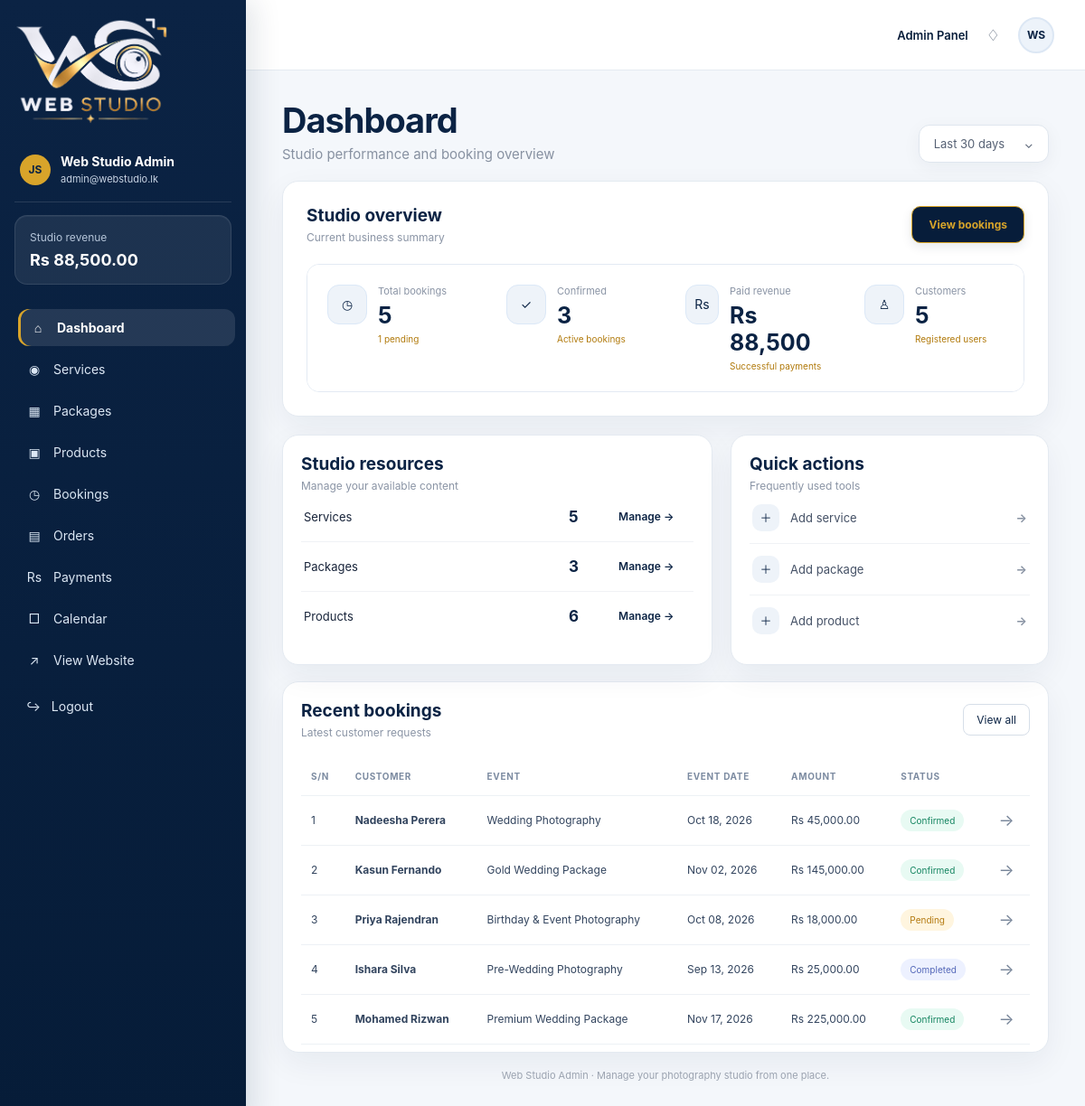
The page /admin/index.php (signed in) on the database its author committed.
### tables this page shows
CREATE TABLE IF NOT EXISTS bookings (
 id INT AUTO_INCREMENT PRIMARY KEY,
 user_id INT DEFAULT NULL,
 name VARCHAR(120) NOT NULL,
 phone VARCHAR(40) NOT NULL,
 email VARCHAR(150),
 event_type VARCHAR(120),
 service_id INT DEFAULT NULL,
 package_id INT DEFAULT NULL,
 event_date DATE,
 start_time TIME DEFAULT NULL,
 end_time TIME DEFAULT NULL,
 location VARCHAR(255) DEFAULT NULL,
 message TEXT,
 status ENUM('pending','confirmed','completed','cancelled') NOT NULL DEFAULT 'pending',
 total_amount DECIMAL(10,2) NOT NULL DEFAULT 0,
 created_at TIMESTAMP DEFAULT CURRENT_TIMESTAMP,
 updated_at TIMESTAMP DEFAULT CURRENT_TIMESTAMP ON UPDATE CURRENT_TIMESTAMP,
 FOREIGN KEY (user_id) REFERENCES users(id) ON DELETE SET NULL,
 FOREIGN KEY (service_id) REFERENCES services(id) ON DELETE SET NULL,
 FOREIGN KEY (package_id) REFERENCES packages(id) ON DELETE SET NULL,
 INDEX idx_bookings_date (event_date),
 INDEX idx_bookings_user (user_id),
 INDEX idx_bookings_status (status)
);

### admin/index.php (the view, shortened to what this page needs)
<?php
require_once '../includes/config.php';
function scalar($conn, $sql)
{
    $result = mysqli_query($conn, $sql);
    $row = mysqli_fetch_row($result);
    return $row ? $row[0] : 0;
}
$customers = scalar(
    $conn,
    "SELECT COUNT(*) FROM users"
);
$services = scalar(
    $conn,
    "SELECT COUNT(*) FROM services WHERE status='active'"
);
$packages = scalar(
    $conn,
    "SELECT COUNT(*) FROM packages WHERE status='active'"
);
$products = scalar(
    $conn,
    "SELECT COUNT(*) FROM products"
);
$bookings = scalar(
    $conn,
    "SELECT COUNT(*) FROM bookings"
);
$pending = scalar(
    $conn,
    "SELECT COUNT(*) FROM bookings WHERE status='pending'"
);
$confirmed = scalar(
    $conn,
    "SELECT COUNT(*) FROM bookings WHERE status='confirmed'"
);
$revenue = scalar(
    $conn,
    "SELECT COALESCE(SUM(amount),0) FROM payments WHERE status='paid'"
);
$recent = mysqli_query(
    $conn,
    "
    SELECT
        b.id,
        b.name,
        b.event_type,
        b.event_date,
        b.total_amount,
        b.status,
        b.created_at
    FROM bookings b
    ORDER BY b.created_at DESC
    LIMIT 8
    "
);
?>
<!doctype html>
<html lang="en">
<head>
    <link
        rel="stylesheet"
        href="assets/admin.css"
    >
</head>
<body class="admin-body">
<div class="app-shell">
    <aside class="sidebar">
        <div class="brand-box">
            <img
                src="../assets/images/logo-light.png"
                alt="Web Studio"
            >
        </div>
        <div class="profile-mini">
            <div class="avatar">
                JS
            </div>
            <div>
                <strong>
                    <?= htmlspecialchars($_SESSION['admin']['name'] ?? 'Admin') ?>
                </strong>
                <small>
                    <?= htmlspecialchars($_SESSION['admin']['email'] ?? 'Administrator') ?>
                </small>
            </div>
        </div>
        <div class="side-balance">
            <span>
                Studio revenue
            </span>
            <strong>
                Rs <?= number_format((float)$revenue, 2) ?>
            </strong>
        </div>
        <nav>
            <a
                class="active"
                href="index.php"
            >
                <span>⌂</span>
                Dashboard
            </a>
            <a href="services.php">
                <span>◉</span>
                Services
            </a>
            <a href="packages.php">
                <span>▦</span>
                Packages
            </a>
            <a href="products.php">
                <span>▣</span>
                Products
            </a>
            <a href="bookings.php">
                <span>◷</span>
                Bookings
            </a>
            <a href="orders.php">
                <span>▤</span> Orders
            </a>
            <a href="payments.php">
                <span>Rs</span>
                Payments
            </a>
            <a href="calendar.php">
                <span>□</span>
                Calendar
            </a>
            <a
                href="../index.php"
                target="_blank"
            >
                <span>↗</span>
                View Website
            </a>
        </nav>
        <a
            class="logout-link"
            href="logout.php"
        >
            ↪ &nbsp; Logout
        </a>
    </aside>
    <main class="dashboard-main">
        <header class="topbar">
            <div class="top-actions">
                <span>
                    Admin Panel
                </span>
                <span class="bell">
                    ♢
                </span>
                <span class="top-avatar">
                    WS
                </span>
            </div>
        </header>
        <section class="content">
            <div class="page-heading">
                <div>
                    <h1>
                        Dashboard
                    </h1>
                    <p>
                        Studio performance and booking overview
                    </p>
                </div>
                <div class="date-pill">
                    Last 30 days
                    <span>⌄</span>
                </div>
            </div>
            <div class="overview-card">
                <div class="overview-title">
                    <div>
                        <h2>
                            Studio overview
                        </h2>
                        <p>
                            Current business summary
                        </p>
                    </div>
                    <a
                        class="gold-btn"
                        href="bookings.php"
                    >
                        View bookings
                    </a>
                </div>
                <div class="stats-grid">
                    <div class="stat">
                        <span class="stat-icon">
                            ◷
                        </span>
                        <div>
                            <small>
                                Total bookings
                            </small>
                            <strong>
                                <?= $bookings ?>
                            </strong>
                            <em>
                                <?= $pending ?> pending
                            </em>
                        </div>
                    </div>
                    <div class="stat">
                        <span class="stat-icon">
                            ✓
                        </span>
                        <div>
                            <small>
                                Confirmed
                            </small>
                            <strong>
                                <?= $confirmed ?>
                            </strong>
                            <em>
                                Active bookings
                            </em>
                        </div>
                    </div>
                    <div class="stat">
                        <span class="stat-icon">
                            Rs
                        </span>
                        <div>
                            <small>
                                Paid revenue
                            </small>
                            <strong>
                                Rs <?= number_format((float)$revenue, 0) ?>
                            </strong>
                            <em>
                                Successful payments
                            </em>
                        </div>
                    </div>
                    <div class="stat">
                        <span class="stat-icon">
                            ♙
                        </span>
                        <div>
                            <small>
                                Customers
                            </small>
                            <strong>
                                <?= $customers ?>
                            </strong>
                            <em>
                                Registered users
                            </em>
                        </div>
                    </div>
                </div>
            </div>
            <div class="two-column">
                <section class="panel service-panel">
                    <div class="panel-head">
                        <div>
                            <h2>
                                Studio resources
                            </h2>
                            <p>
                                Manage your available content
                            </p>
                        </div>
                    </div>
                    <div class="resource-row">
                        <span>
                            Services
                        </span>
                        <strong>
                            <?= $services ?>
                        </strong>
                        <a href="services.php">
                            Manage →
                        </a>
                    </div>
                    <div class="resource-row">
                        <span>
                            Packages
                        </span>
                        <strong>
                            <?= $packages ?>
                        </strong>
                        <a href="packages.php">
                            Manage →
                        </a>
                    </div>
                    <div class="resource-row">
                        <span>
                            Products
                        </span>
                        <strong>
                            <?= $products ?>
                        </strong>
                        <a href="products.php">
                            Manage →
                        </a>
                    </div>
                </section>
                <section class="panel quick-panel">
                    <div class="panel-head">
                        <div>
                            <h2>
                                Quick actions
                            </h2>
                            <p>
                                Frequently used tools
                            </p>
                        </div>
                    </div>
                    <a
                        class="quick-action"
                        href="services.php"
                    >
                        <span>＋</span>
                        Add service
                        <b>→</b>
                    </a>
                    <a
                        class="quick-action"
                        href="packages.php"
                    >
                        <span>＋</span>
                        Add package
                        <b>→</b>
                    </a>
                    <a
                        class="quick-action"
                        href="products.php"
                    >
                        <span>＋</span>
                        Add product
                        <b>→</b>
                    </a>
                </section>
            </div>
            <section class="panel bookings-panel">
                <div class="panel-head">
                    <div>
                        <h2>
                            Recent bookings
                        </h2>
                        <p>
                            Latest customer requests
                        </p>
                    </div>
                    <a
                        class="outline-btn"
                        href="bookings.php"
                    >
                        View all
                    </a>
                </div>
                <div class="table-wrap">
                    <table>
                        <thead>
                            <tr>
                                <th>
                                    S/N
                                </th>
                                <th>
                                    Customer
                                </th>
                                <th>
                                    Event
                                </th>
                                <th>
                                    Event date
                                </th>
                                <th>
                                    Amount
                                </th>
                                <th>
                                    Status
                                </th>
                                <th>
                                </th>
                            </tr>
                        </thead>
                        <tbody>
                        <?php if ($recent && mysqli_num_rows($recent)): ?>
                            <?php
                            $i = 1;
                            while ($row = mysqli_fetch_assoc($recent)):
                            ?>
                                <tr>
                                    <td>
                                        <?= $i++ ?>
                                    </td>
                                    <td>
                                        <strong>
                                            <?= htmlspecialchars($row['name']) ?>
                                        </strong>
                                    </td>
                                    <td>
                                        <?= htmlspecialchars(
                                            $row['event_type'] ?: 'Photography'
                                        ) ?>
                                    </td>
                                    <td>
                                        <?= $row['event_date']
                                            ? date(
                                                'M d, Y',
                                                strtotime($row['event_date'])
                                            )
                                            : '—'
                                        ?>
                                    </td>
                                    <td>
                                        Rs
                                        <?= number_format(
                                            (float)$row['total_amount'],
                                            2
                                        ) ?>
                                    </td>
                                    <td>
                                        <span
                                            class="status <?= htmlspecialchars($row['status']) ?>"
                                        >
                                            <?= ucfirst($row['status']) ?>
                                        </span>
                                    </td>
                                    <td class="arrow">
                                        →
                                    </td>
                                </tr>
                            <?php endwhile; ?>
                        <?php endif; ?>
                        </tbody>
                    </table>
                </div>
            </section>
            <div class="footer-note">
                Web Studio Admin ·
                Manage your photography studio from one place.
            </div>
        </section>
    </main>
</div>
</body>
</html>

### rows shown on the page
bookings: name "Nadeesha Perera", event_type "Wedding Photography", event_date "Oct 18, 2026", total_amount "45,000.00", status "Confirmed"
bookings: name "Kasun Fernando", event_type "Gold Wedding Package", event_date "Nov 02, 2026", total_amount "145,000.00", status "Confirmed"
bookings: name "Priya Rajendran", event_type "Birthday & Event Photography", event_date "Oct 08, 2026", total_amount "18,000.00", status "Pending"
bookings: name "Ishara Silva", event_type "Pre-Wedding Photography", event_date "Sep 13, 2026", total_amount "25,000.00", status "Completed"
bookings: name "Mohamed Rizwan", event_type "Premium Wedding Package", event_date "Nov 17, 2026", total_amount "225,000.00", status "Confirmed"

### other values the page prints
$_SESSION['admin']['name'] "Web Studio Admin"
$_SESSION['admin']['email'] "admin@webstudio.lk"
$revenue "88,500.00"
$bookings "5"
$pending "1"
$confirmed "3"
$revenue "88,500"
$customers "5"
$services "5"
$packages "3"
$products "6"
